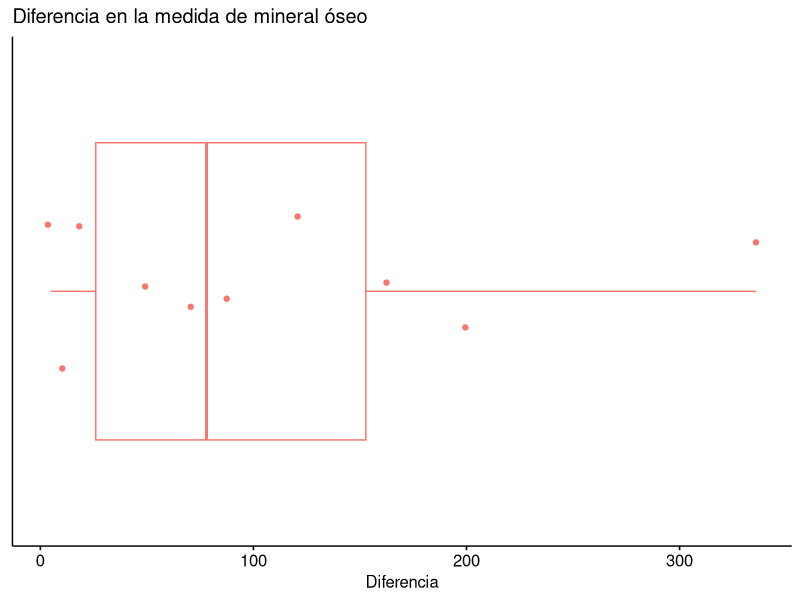

Write the R code that produced this figure. (Note: this script raises an error after producing the figure.)
library(datasets)
library(dplyr)
library(ggpubr)


# Se sabe que la lactancia estimula una pérdida de masa ósea para
# proporcionar cantidades de calcio adecuadas para la producción de
# leche. Un estudio intentó determinar si madres adolescentes podían
# recuperar niveles más normales a pesar de no consumir suplementos
# (Amer. J. Clinical Nutr., 2004; 1322-1326).
# El estudio obtuvo las siguientes medidas del contenido total de
# minerales en los huesos del cuerpo (en gramos) para una muestra de
# madres adolescentes tanto durante la lactancia (6-24 semanas postparto)
# y posterior a ella (12-30 semana postparto):

lact <- c(1928, 2549, 2825, 1924, 1628, 2175, 2114, 2621, 1843, 2541)
posd <- c(2126, 2885, 2895, 1942, 1750, 2184, 2164, 2626, 2006, 2627)

# ¿Sugieren los datos que el contenido total de minerales en los huesos
# del cuerpo durante el posdestete excede el de la etapa de lactancia
# por más de 25 g? 

# Para analizar estos datos, lo más importante es darse cuente que se
# tratan de dos mediciones a los mismos sujetos de investigación
# (personas). Eso significa que estamos frente a datos apareados.
# Este análisis aparece en la sección 5.2.1 de OpenIntro Statistics.
# Debemos obtener la diferencia de las medidas de cada persona:

dif <- posd - lact

# Grafiquemos la distribución de las diferencias.
# (Para eso creamos un data frame con un solo grupo)

df.dif <- data.frame(
  Diferencia = dif,
  Grupo = 1
)
df.dif[["Grupo"]] <- factor(df.dif[["Grupo"]])

p1.1 <- ggboxplot(
  df.dif,
  x = "Grupo", y = "Diferencia",
  color = "Grupo",
  add = "jitter", add.params = list(color = "Grupo", fill = "Grupo"),
  title = "Diferencia en la medida de mineral óseo"
)
p1.1 <- p1.1 + rremove("legend")
p1.1 <- ggpar(p1.1, orientation = "horizontal")
p1.1 <- ggpar(p1.1, ylab = FALSE)
p1.1 <- p1.1 + rremove("y.text")
p1.1 <- p1.1 + rremove("y.ticks")


# Vemos que ninguna de las diferencias es menor a cero, por lo que
# efectivamente hay valores de minerales en los huesos más altos
# después de terminada la lactancia.
# Pero el problema nos consulta si esta diferencia es mayor a 25 g.
# Eso es menos claro en el gráfico, puesto si bien hay puntos que parecen
# estar bajo los 25 g, estos podrían deberse a la muestra usada.
# Para confirmar la validez estadística de este posible aumento debemos
# usar una prueba T de Student, por el tamaño acotado de la muestra, y
# utilizar esta posibilidad como hipótesis alternativa:
# H0: μ = 25  
# H1: μ > 25  
μ0 <- 25

# El gráfico también muestra que hay una leve asimetría, pero sin que se
# identifiquen valores atípicos (outliers), aunque hay uno que parece estar
# cerca del límite. Luego, basta con ser un poco más exigentes con el nivel
# de significación:
α <- 0.025

# Obtengamos el estadístico
media.muestra <- mean(df.dif[["Diferencia"]])
desvest.muestra <- sd(df.dif[["Diferencia"]])
tamaño.muestra <- nrow(df.dif)
err.est <- desvest.muestra / sqrt(tamaño.muestra)
t <- (media.muestra - μ0) / err.est
gdl <- tamaño.muestra - 1

# Obtengamos el p-valor. En este caso, tenemos una prueba de una cola.
p.valor <- pt(t, gdl, lower.tail = FALSE)

cat("\n\n")
cat("Masa ósea\n")
cat("=========\n")

cat("\n\n")
cat("T test de Student para la diferencia de dos muestras relacionadas\n")
cat("-----------------------------------------------------------------\n")
cat("μ hipotético de las diferencias:", μ0, "g\n")
cat("Media observada de las diferencias:", media.muestra, "g\n")
cat("Desviación estándar de las diferencias:", desvest.muestra, "g\n")
cat("Tamaño de la muestra:", tamaño.muestra, "[sujetos]\n")
cat("Error estándar:", err.est, "g\n")
cat("\n")
cat("Estadístico t:", t, "\n")
cat("Grados de libertad:", gdl, "\n")
cat("Nivel de significación:", α, "\n")
cat("p-valor:", round(p.valor, 3), "\n")

# Vemos que el p.valor es menor que el α definido para la prueba, por lo
# que hay suficiente evidencia para rechazar H0.
# Conclusión: La diferencia en contenido total de minerales en los huesos
# de madres adolescentes entre el periodo de lactancia y luego que esta
# concluye es, en promedio, más de 25 g.


# stop("*** Parada intermedia ***")


# Pero este tipo de cálculos manuales son raramente necesarios en R
# después de todos los años que lleva desarrollándose. Así, existe la
# función t.test() que puede usarse aquí nuevamente:

ttest1 <- t.test(posd, lact, paired = TRUE,
                 mu = 25, alternative = "greater", conf.level = 1 - α
)

# O también en la forma con fórmula y data.frames:

d <- data.frame(
  Medición = c(posd, lact),
  Periodo = c(rep("P", length(posd)), rep("L", length(lact)))
)

# Notemos que la función 'data.frame()' convierte variables de tipo 'string'
# en factores, que es otro nombre para variables categóricas (a menos que le
# especifiquemos que no lo haga dando valor 'FALSE' al argumento
# 'stringsAsFactors').
# Los factores en R se almacenan como un vector de enteros: 1, 2, ... que
# codifican los posibles valores que puede tomar la variable, también llamados
# niveles ('levels' en inglés).
# Cada nivel es acompañado de un nombre, tambien llamada etiqueta ('label' en
# inglés) que es un string.
# El problema es que cuando R convierte un vector de strings a factores, asigna
# los valores en orden alfabético. Por ejemplo:
# meses <- factor(c("febrero", "abril", "septiembre"))
# print(meses)
# print(str(meses))
# print(levels(meses))

# Eso usualmente funciona bien, pero en este caso queremos que se calcule
# la resta: valores del nivel 'P' menos valores del nivel 'L' (P - L)
# Pero por el orden usado para los niveles es alfabético, por lo que
# al decir "reste de acuerdo al factor", se va a calcular L - P, lo que
# no es correcto para nuestra hipótesis μ > 25.
# Así, o cambiamos la hipótesis a μ < 25 o cambiamos el orden de los niveles
# en el factor.
# Hagámos esto último:

d[["Periodo"]] <- factor(d[["Periodo"]], levels = c("P", "L"))

# Ahora podemos usar esta otra versión de la función t.test, con fórmulas,
# las que son inevitables cuando trabajemos con métodos más sofisticados. 
ttest2 <- t.test(Medición ~ Periodo, data = d, paired = TRUE,
                 mu = 25, alternative = "greater", conf.level = 1 - α)

cat("\n\n")
cat("T test de Student para dos muestras correlacionadas en R\n")
cat("--------------------------------------------------------\n")
print(ttest1)
print(ttest2)


# Notemos que esta función también nos da el intervalo (abierto) con 
# 97.5% de confianza, que nos indica que los datos indican que la 
# verdadera media de la diferencia sería al menos 31,4 g.



# stop("*** Parada intermedia ***")
# ----------------------------------------------------------------



# La avicultura de carne es un negocio muy lucrativo, y cualquier
# método que ayude al rápido crecimiento de los pollitos es beneficioso,
# tanto para las avícolas como para los consumidores. En el paquete
# dataset de R están los datos (chickwts) de un experimento hecho para
# medir la efectividad de varios suplementos alimenticios en la tasa
# de crecimiento de las aves. Pollitos recién nacidos se separaron
# aleatoriamente en 6 grupos y a cada grupo se le dio un suplemento
# distinto. Para productores de la 7ma región, es especialmente
# importante saber si existe diferencia en la efectividad entre el
# alimento basado en linaza (linseed) y el basado en habas (horsebean).

cat("\n\n")
cat("Avicultura de carne\n")
cat("===================\n")

datos <- chickwts
datos <- datos %>% filter(feed == "horsebean" | feed == "linseed")
datos[["feed"]] <- factor(datos[["feed"]])

p2.1 <- ggboxplot(
  datos,
  x = "feed", y = "weight",
  add = "jitter", add.params = list(color = "feed", fill = "feed"),
  color = "feed",
  title = "Peso final por tipo de alimento",
  xlab = "Tipo de alimento", ylab = "Peso (g)"
)

# Parece haber una clara diferencia. Para confirmar la validez
# estadística de esta diferencia con un contraste de hipótesis debemos
# formar conjeturar sobre la diferencias de las medias de ambas
# poblaciones (pollos nutridos con suplementos basados en linaza y
# pollos nutridos con suplementos basados en habas).
# Nos preguntan si hay evidencia de una diferencia en la efectividad de
# estos suplementos. Llamemos μ_linaza al peso medio que alcanzan (todos)
# los pollos alimentados con suplementos basados en linaza, y llamemos
# μ_habas a (todos) los pollos alimentados con suplementos basados en
# habas. Como no hay razones para sospechar que tal o cual va a ser
# menor/mayor que la otra, corresponde hacer una prueba de dos
# colas. Luego las hipótesis serían:
# H0: μ_habas y μ_linaza no son diferentes (μ_habas = μ_linaza)
# H1: μ_habas y μ_linaza sí son diferentes (μ_habas <> μ_linaza)
# o en términos de fiderencia de estas medias:
# H0: μ_habas - μ_linaza = 0  
# H1: μ_habas - μ_linaza <> 0
#
μ0 <- 0

# Como las muestras no son tan grandes, nos correspondería hacer una
# prueba T de Student para diferencia de dos medias.
# Debemos entonces, revisar las condiciones para aplicar esta prueba.

# Condiciones (OpenIntro Statistics pág. 231):
# 1) cada muestra cumple las coniciones para usar la distribución T, y
# 2) las muestras son independientes.

# Dado que se trató de un experimento diseñado para evaluar los tipos
# de suplementos alimenticios, podemos suponer que la selección de cada
# muestra estuvo acorde a los principios de independencia. Sin otra
# información, debemos suponer que la condición 2) está cumplida.

# Al gráfico de cajas le agregamos los puntos; no hay outliers y ambas
# muestras paracen bastante simétricas. También podemos usar un gráfico
# Q-Q para confirmar esta evaluación:

p2.2 <- ggqqplot(
  datos,
  x = "weight",
  color = "feed"
)

# Vemos que, con la excepción de algunos cuantos puntos extremos, 
# las muestras parecen seguir aproximadamente una distribución normal.
# Tal vez, considerando la existencia de estos valores "casi" atípicos
# y al tamaño reducido de las muestras, podemos ser un poco más
# exigentes con el nivel de significación:

α <- 0.03

# Otra forma común de evaluar la normalidad aproximada de nuestra
# muestra es usar una prueba de hipótesis en que la H0 es "la muestra
# viene de una población normal".
# Existen varias alternativas de este tipo de "pruebas de normalidad",
# pero suele recomendarse la prueba W de Shapiro-Wilk o la prueba de
# A² de Anderson-Darling, ambos implementados en R.
# [H.C. Thode (2011) Normality Tests. In: Lovric M. (eds) International
# Encyclopedia of Statistical Science. Springer]
# Usemos aquí la prueba de Shapiro-Wilk:mada con una prueba W

es.habas <- datos[["feed"]] == "horsebean"
cat("\n")
print(shapiro.test(datos[es.habas, "weight"]))
cat("\n")
print(shapiro.test(datos[!es.habas, "weight"]))

# Además, la separación aleatoria de los pollitos y el reducido tamaño
# de la muestra respecto a la población parecen asegurar la
# independencia de las observaciones en cada muestra.
#
# Luego la condición 1) parace cumplirse.



# stop("*** Parada intermedia ***")



# Los cálculos para una prueba T de Student para diferencia de dos
# medias se encuentra en OpenIntro Statistics págs. 231-232.
# En realidad, lo que aparece allí corresponde a los cálculos para la
# prueba de Welch, que es una modificación de la prueba T de Student
# original en que no considera una varianza común (pooled variance),
# por lo que también se le llama "prueba T de Student con varianzas
# distintas".
# Esta prueba normalmente es más "robusta" (la probabilidad de cometer
# un error de tipo I se acerca al nivel de significación definido) que
# el t-test original, sobre todo si el tañano de las muestras es
# desigual y las muestras no son muy reducidas. Ver:
#
# GD Ruxton (2006). The unequal variance t-test is an underused
# alternative to Student's t-test and the Mann–Whitney U test.
# Behavioral Ecology 17:688-690.
#
# B Derrick, D Toher, P White (2016). Why Welch's test is Type I error
# robust. The Quantitative Methods for Psychology 12(1):30-38.
# 

# Los cálculos:

# Error estándar
var.habas <- var(datos[es.habas, "weight"])
var.linaza <- var(datos[!es.habas, "weight"])
n.habas <- length(datos[es.habas, "weight"])
n.linaza <- length(datos[!es.habas, "weight"])

varp.habas <- var.habas / n.habas
varp.linaza <- var.linaza / n.linaza

err.est <- sqrt(varp.habas + varp.linaza)


# Diferencia observada
media.habas <- mean(datos[es.habas, "weight"])
media.linaza <- mean(datos[!es.habas, "weight"])
dif.medias <- media.habas - media.linaza

# Estadístico t
t <- (dif.medias - μ0) / err.est

# Grados de libertad (¿se omite en el libro?)
gdl.habas <- n.habas - 1
gdl.linaza <- n.linaza - 1

gdl.numerador <- (varp.habas + varp.linaza)^2
gdl.denominador <- varp.habas^2 / gdl.habas + varp.linaza^2 / gdl.linaza
gdl <- gdl.numerador / gdl.denominador

# Obtenemos la probabilidad en la dist. t
p.valor <- ifelse(t < 0, pt(t, gdl),
                  pt(t, gdl, lower.tail = FALSE)
)
p.valor <- 2 * p.valor # 2 colas

cat("\n\n")
cat("T test de Student para dos muestras con varianzas distintas\n")
cat("-----------------------------------------------------------\n")
cat("Diferencia de μ's hipotética:", μ0, "g\n")
cat("Diferencia de μ's observada:", dif.medias, "g\n")
cat("Desviación estándar muestra 1:", sqrt(varp.habas), "g\n")
cat("Tamaño de la muestra 1:", n.habas, "[pollitos]\n")
cat("Desviación estándar muestra 2:", sqrt(varp.linaza), "g\n")
cat("Tamaño de la muestra 2:", n.linaza, "[pollitos]\n")
cat("Error estándar:", err.est, "g\n")
cat("\n")
cat("Estadístico t:", t, "\n")
cat("Grados de libertad:", gdl, "\n")
cat("Nivel de significación:", α, "\n")
cat("p-valor:", round(p.valor, 3), "\n")



# stop("*** Parada intermedia ***")


# La función t.test de R nos permite hacer esta prueba y obtener un
# intervalo de confianza fácilmente. Aquí usando la variante en que se
# especifica una fórmula que relaciona columnas de un data.frame.

ttest3 <- t.test(weight ~ feed, data = datos, mu = μ0, conf.level = 1 - α)

cat("\n\n")
cat("T test de Student para dos muestras con varianzas distintas en R\n")
cat("----------------------------------------------------------------\n")
print(ttest3)


# El p-valor es bastante menor que el α definido, por lo que hay una
# fuerte evidencia para rechazar H0.

# Conclusión: Sí hay diferencia en la efectividad de los suplementos
# alimenticios (linaza es mejor que habas).


